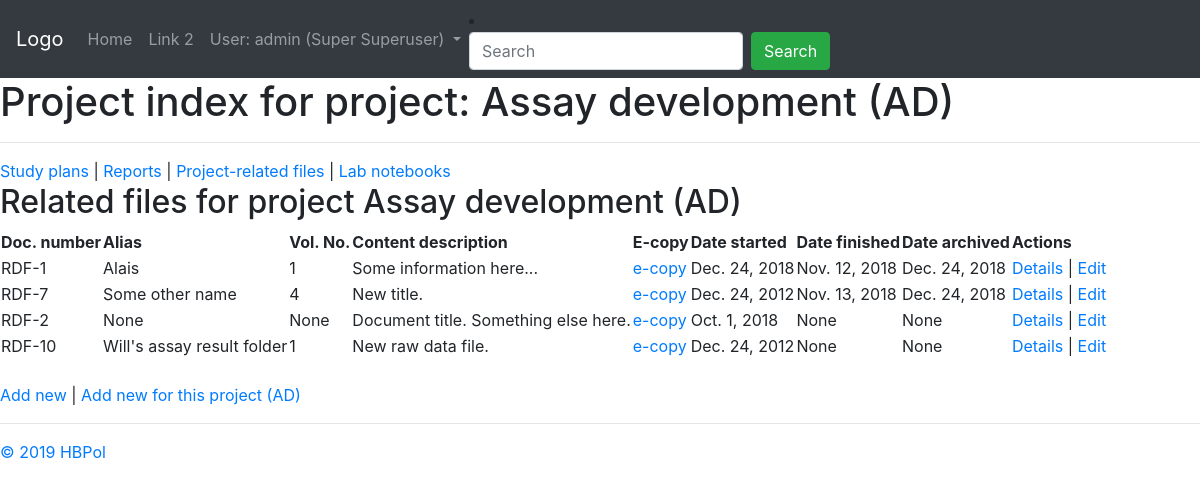
The app's page /coreapp/project/2/relatedfile (signed in) with its own data.
### coreapp/models.py (models this page shows, shortened)
class User (AbstractUser):
    date_left = models.DateField(null=True, blank=True)
    def __str__(self):
        return self.get_full_name()

class Project(models.Model):
    name = models.CharField("Project name", max_length=128)
    leader = models.ForeignKey(settings.AUTH_USER_MODEL, on_delete=models.SET_NULL, blank=True, null=True, verbose_name="Project leader")
    prefix = models.CharField("Project code", max_length=8)

class Document(models.Model):
    author = models.ForeignKey(settings.AUTH_USER_MODEL, on_delete=models.SET_NULL, blank=True, null=True, verbose_name="Main author")
    project = models.ForeignKey(Project, on_delete=models.SET_NULL, blank=True, null=True, verbose_name="Associated project")
    title = models.TextField("Document title")
    location = models.ForeignKey(Location, on_delete=models.SET_NULL, blank=True, null=True, verbose_name="Hard copy location")
    document_code = models.CharField("Document code (e.g. study plan, report... )", max_length=3, choices=DOCUMENT_CODE, default='OTH')
    efile = models.FileField("Scanned copy", upload_to='uploads/', null=True, blank=True)
    class Meta:
        abstract = True

class RelatedFile(Document):
    author = models.ManyToManyField(settings.AUTH_USER_MODEL, verbose_name="Author(s)")
    project = models.ManyToManyField(Project, verbose_name="Associated project(s)")
    date_started = models.DateField("Date started", null=True, blank=True)
    date_finished = models.DateField("Date finished", null=True, blank=True)
    date_archived = models.DateField("Date archived", null=True, blank=True)
    alias = models.CharField("Alias (other names this file may be known as)", max_length=512, null=True, blank=True)
    vol_num = models.IntegerField("Volume number", null=True, blank=True)
    document_code = 'RDF'

### coreapp/views.py (the view)
# urls.py: path('project/<int:id>/relatedfile', views.project_relatedfile_list, name='project-relatedfile-list'),
@login_required
def project_relatedfile_list(request, id):
    relatedfiles = RelatedFile.objects.filter(project=id)
    project = Project.objects.get(id=id)
    context = {'relatedfiles': relatedfiles, 'project': project, 'page_title': 'R&D EPI | Related files'}
    return render(request, 'coreapp/project_relatedfile_list.html', context)

### coreapp/templates/coreapp/project_relatedfile_list.html
{% extends 'coreapp/project_index.html' %}
{% block content_filtered %}
	{% include 'coreapp/relatedfile_list_core.html' %}
{% endblock %}

### coreapp/templates/coreapp/project_index.html
{% extends 'coreapp/base_generic.html' %}
{% block content %}
	<h1>Project index for project: {{ project.name }} ({{ project.prefix }})</h1>
	<hr>
	<a href="{% url 'project-studyplan-list' project.id %}">Study plans</a> |
	<a href="{% url 'project-report-list' project.id %}">Reports</a> |
	<a href="{% url 'project-relatedfile-list' project.id %}">Project-related files</a> |
	<a href="{% url 'project-labbook-list' project.id %}">Lab notebooks</a>
{% endblock %}

### coreapp/templates/coreapp/base_generic.html (shortened to what this page needs)
<!DOCTYPE html>
<html>
<head>
	<link rel="stylesheet" href="https://stackpath.bootstrapcdn.com/bootstrap/4.3.1/css/bootstrap.min.css">
</head>
<body>
	<nav class="navbar navbar-expand-sm bg-dark navbar-dark">
		<a class="navbar-brand" href="#">Logo</a>
		<ul class="navbar-nav">
			<li class="nav-item">
				<a class="nav-link" href="{% url 'home' %}">Home</a>
			</li>
			<li class="nav-item">
				<a class="nav-link" href="#">Link 2</a>
			</li>
			<li class="nav-item dropdown">
			<a class="nav-link dropdown-toggle" href="#" id="navbardrop" data-toggle="dropdown">
				{% if user.is_authenticated %}
					User: {{ user.username }} ({{ user }})
				{% endif %}
			</a>
			</li>
		</ul>
		<li class="nav-item">
			<form class="form-inline" action="">
				<input class="form-control mr-sm-2" type="text" placeholder="Search">
				<button class="btn btn-success" type="submit">Search</button>
			</form>
		</li>
	</nav>
	{% block content %}
	{% endblock %}
	{% block content_filtered %}
	{% endblock %}
	{% block footer %}
	<hr>
	<a href="https://github.com/HBPol">&copy; 2019 HBPol</a>
	{% endblock %}
</body>
</html>

### coreapp/templates/coreapp/relatedfile_list_core.html
	<h2>Related files for project {{ project.name }} ({{ project.prefix }})</h2>
	<table>
		<thead>
			<th>Doc. number</th>
			<th>Alias</th>
			<th>Vol. No.</th>
			<th>Content description</th>
			<th>E-copy</th>
			<th>Date started</th>
			<th>Date finished</th>
			<th>Date archived</th>
			<th>Actions</th>
		</thead>
		{% for relatedfile in relatedfiles %}
		<tr>
			<td>{{ relatedfile.document_code }}-{{ relatedfile.id }}</td>
			<td>{{ relatedfile.alias }}</td>
			<td>{{ relatedfile.vol_num }}</td>
			<td>{{ relatedfile.title|truncatechars:75 }}</td>
			<td>
			{% if relatedfile.efile %}
				<a href="{{ MEDIA_URL }}{{ relatedfile.efile }}">e-copy</a>
			{% endif %}
			</td>
			<td>{{ relatedfile.date_started }}</td>
			<td>{{ relatedfile.date_finished }}</td>
			<td>{{ relatedfile.date_archived }}</td>
			<td><a href="{% url 'relatedfile-detail' relatedfile.id %}">Details</a> | <a href="{% url 'relatedfile-edit' relatedfile.id %}">Edit</a></td>
		</tr>
		{% endfor %}
	</table>
	<br>
	<a href="{% url 'relatedfile-create' %}">Add new</a> |
	{% if project %}
	<a href="{% url 'project-relatedfile-create' project.id %}">Add new for this project ({{ project.prefix }})</a>
	{% endif %}

### records on screen
User: username "admin", first_name+last_name "Super Superuser"
Project: name "Assay development", prefix "AD"
RelatedFile: document_code "RDF", id "1", alias "Alais", vol_num "1", title "Some information here...", date_started "Dec. 24, 2018", date_finished "Nov. 12, 2018", date_archived "Dec. 24, 2018"
RelatedFile: document_code "RDF", id "7", alias "Some other name", vol_num "4", title "New title.", date_started "Dec. 24, 2012", date_finished "Nov. 13, 2018", date_archived "Dec. 24, 2018"
RelatedFile: document_code "RDF", id "2", alias "None", vol_num "None", title "Document title. Something else here.", date_started "Oct. 1, 2018", date_finished "None", date_archived "None"
RelatedFile: document_code "RDF", id "10", alias "Will's assay result folder", vol_num "1", title "New raw data file.", date_started "Dec. 24, 2012", date_finished "None", date_archived "None"
